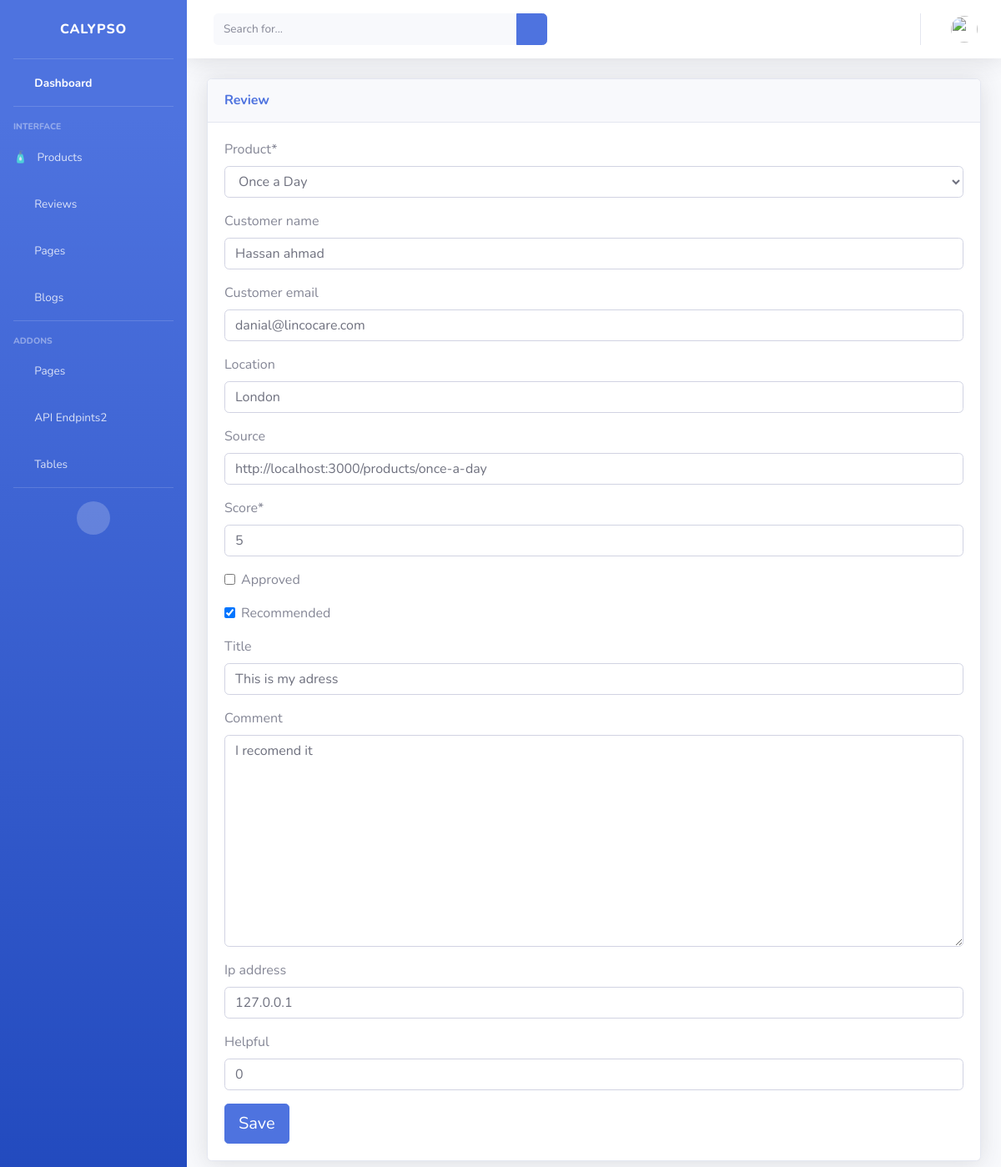
Page /dashboard/reviews/9/ (signed in) on the earlier database version.
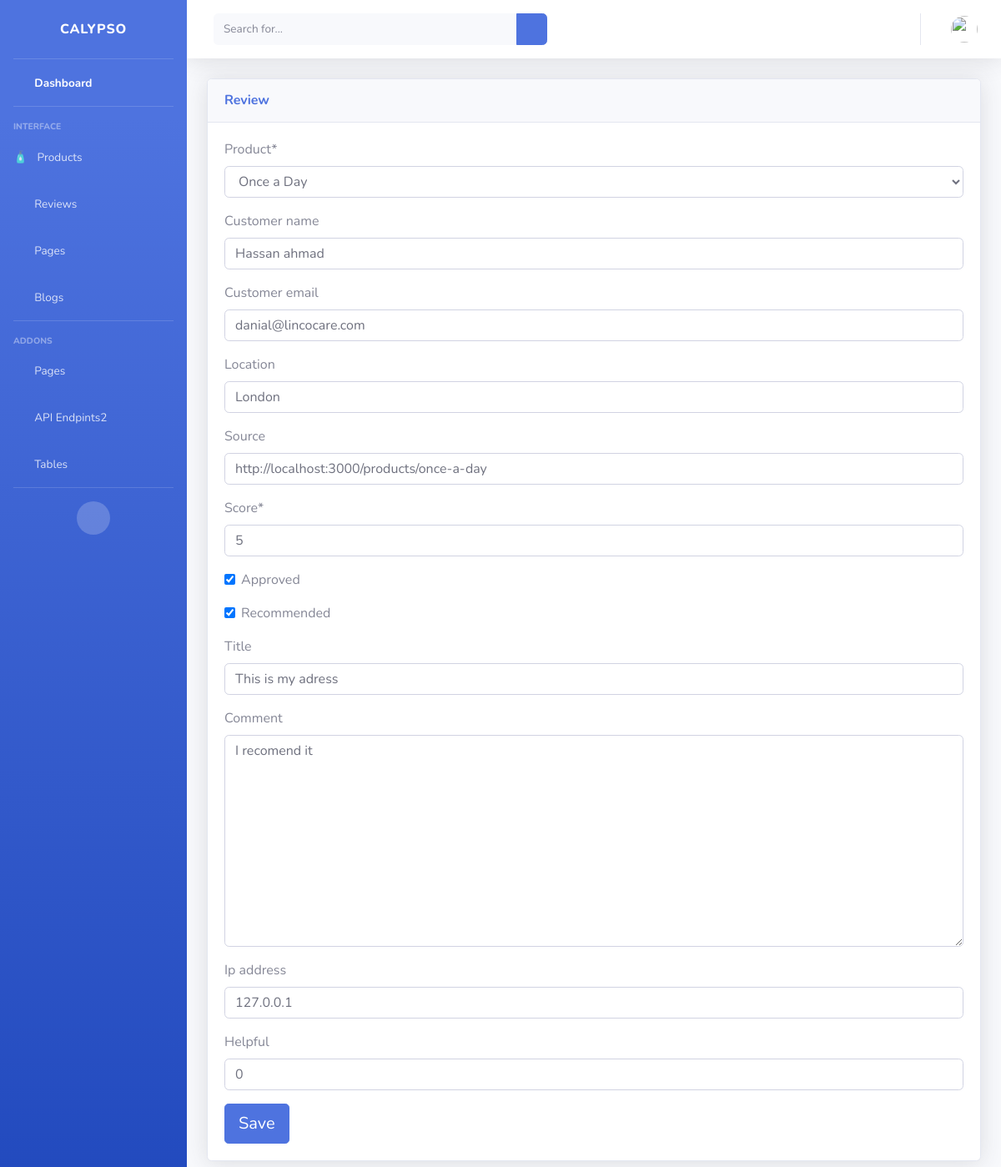
Same page on the later database version.
### review/models.py (models this page shows, shortened)
class Review(models.Model):
    product = models.ForeignKey(
        Product, null=True, on_delete=models.SET_NULL)
    user = models.ForeignKey(User, verbose_name="user",
                             blank=True, null=True, on_delete=models.SET_NULL)
    customer_name = models.CharField(max_length=200, blank=True, null=True)
    customer_email = models.EmailField(max_length=254, blank=True, null=True)
    location = models.CharField(max_length=200, blank=True, null=True)
    source = models.CharField(max_length=200, blank=True, null=True)
    score = models.PositiveIntegerField()
    approved = models.BooleanField(default=False)
    recommended = models.BooleanField(default=False)
    title = models.CharField(max_length=200, blank=True, null=True)
    comment = models.TextField(blank=True)
    ip_address = models.GenericIPAddressField(blank=True, null=True)
    date_created = models.DateTimeField(auto_now_add=True)
    helpful = models.PositiveIntegerField(default=0, blank=True, null=True)
    reply = models.ManyToManyField(
        Reply, related_name="review", verbose_name="Replies", blank=True)
    class Meta:
        ordering = ("-date_created",)

### dashboard/views.py (the view)
# urls.py: path('reviews/<int:pk>/', ReviewEditView.as_view(),
class ReviewEditView(StaffRequiredMixin, UpdateView):
    model = Review
    template_name = 'dashboard/reviews/edit.html'
    form_class = ReviewForm
    success_url = reverse_lazy('dashboard:reviews')

### dashboard/forms.py
class ReviewForm(forms.ModelForm):
    class Meta:
        model = Review
        fields = "__all__"
        exclude = ['reply', 'user']

### dashboard/views.py (called while the page is built)
    def test_func(self):
        return self.request.user.is_staff

### product/models.py (called while the page is built)
    def __str__(self):
        return self.name

### templates/dashboard/reviews/edit.html (shortened to what this page needs)
{% extends "dashboard/admin-base.html" %} {% load static %}
{% load crispy_forms_tags %}
{% block content %}
<div class="container-fluid">
  <div class="card shadow mb-4">
    <div class="card-header py-3">
      <h6 class="m-0 font-weight-bold text-primary">Review</h6>
    </div>
    <div class="card-body">
      <div class="table-responsive">
        <form method="POST">
          {{ form| crispy}}
          <button type="submit" class="btn btn-lg btn-primary">Save</button>
        </form>
      </div>
    </div>
  </div>
</div>
{% endblock %}

Differences in the rows shown:
changed Review "Once a Day": approved "☐" → "☑"
